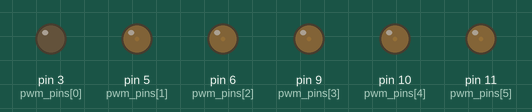
This sketch was run on a simulated Arduino Uno, built with avr-gcc and run on an emulated ATmega328P. Shown: output pins drawn as LEDs (lit = HIGH).

Above: at 0.05 s.
At 1.1 s:
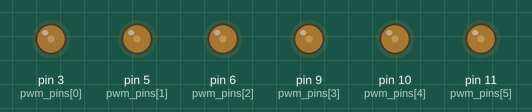
At 2.15 s:
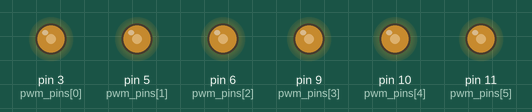
At 3.2 s:
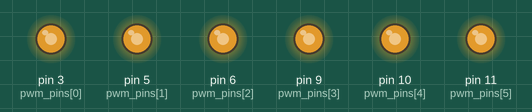
At 3.95 s:
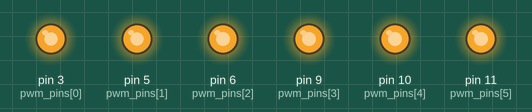
At 4.3 s:
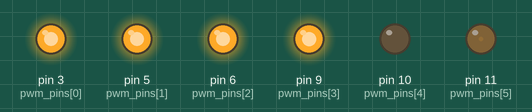
Timing chart, 0 to 5.6 s (numbered marks = the images above):
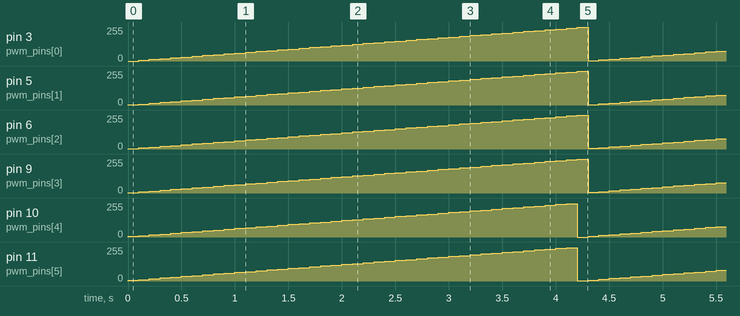

The sketch:

PWM.ino
```cpp
/*
 * PWM
 */

/*
 * PWM Pins : 3, 5, 6, 9, 10, 11
 */

int pwm_pins[6] = { 3, 5, 6, 9, 10, 11 };

void setup() {
  // put your setup code here, to run once:
}

void loop() {

  int i;
  static uint8_t pwm_out = 0;

  // analogWrite is used to output the PWM duty ratio
  // to the corresponding ports

  // The resolution is 8 bits, from 0 to 255, and the
  // frequency is 50 KHz.

  for( i=0; i<6; i++ )
  {
    analogWrite(pwm_pins[i], pwm_out++);
  }

  delay(100);

}
```

Measured:
- by itself, pin 3 (pwm_pins[0]), pin 6 (pwm_pins[2]), pin 10 (pwm_pins[4]): ramps from 0/255 to 254/255 and jumps back, once every 4.3 s
- by itself, pin 5 (pwm_pins[1]), pin 9 (pwm_pins[3]), pin 11 (pwm_pins[5]): ramps from 1/255 to 255/255 and jumps back, once every 4.3 s
